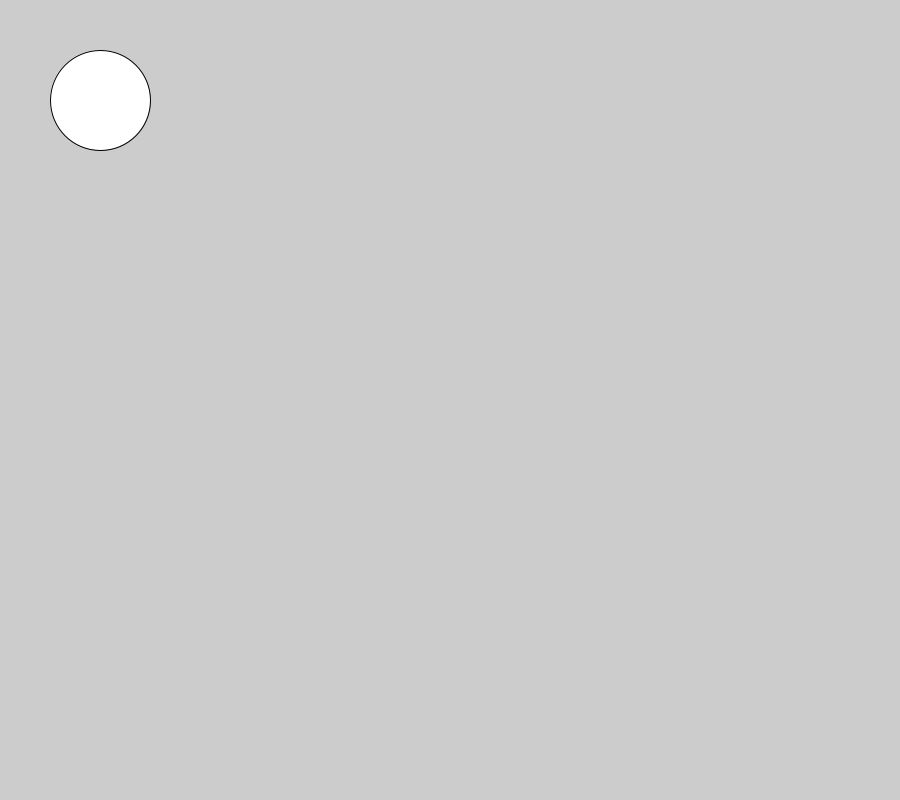
Frame 1 (no input)
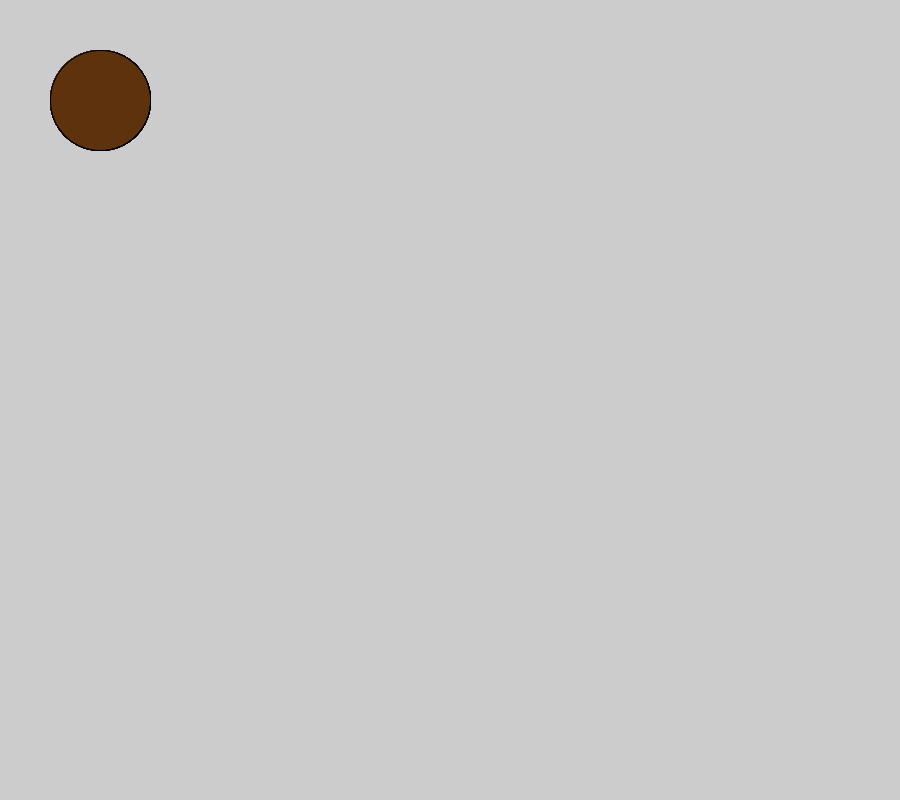
Frame 60 (the mouse pressed at the canvas centre just before this capture)
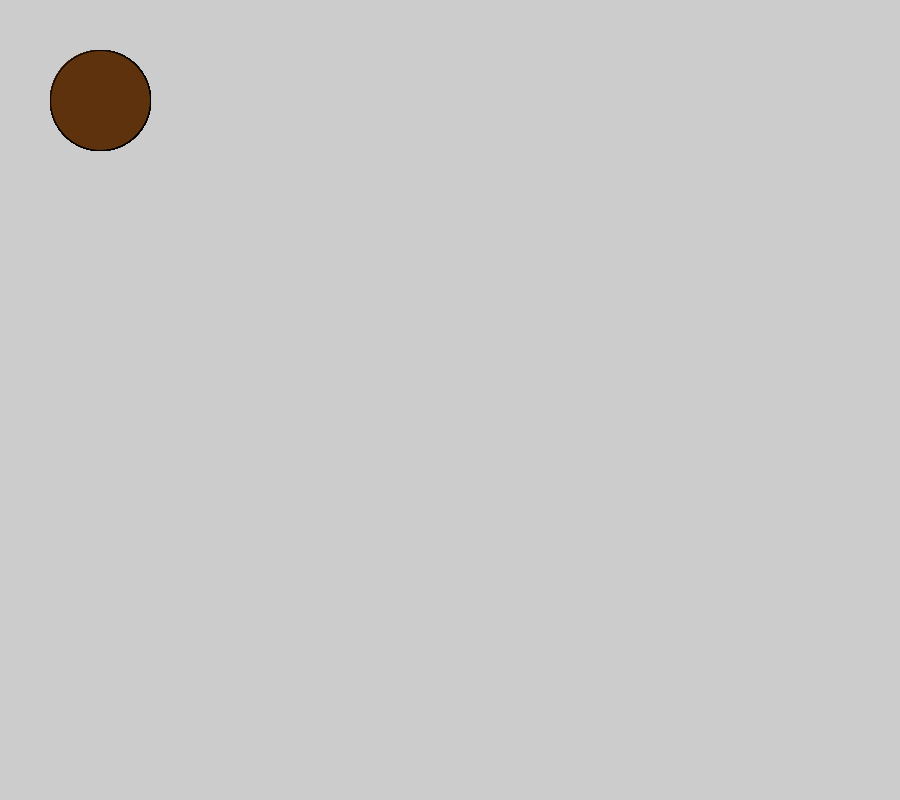
Frame 120 (the mouse held since frame 60 and released just before this capture)

The Processing sketch that drew these frames (run headless with seeded random() and noise(); from frame 60 on, the mouse is pressed at the canvas centre):

// Processing sketch: Logical_Dot
// ── Logical_Dot.pde


void setup () //<>//
{ size(900,800); 
  
}

void draw() { ellipse (100,100,100,100) ;
 fill(#5F320E); 
}
